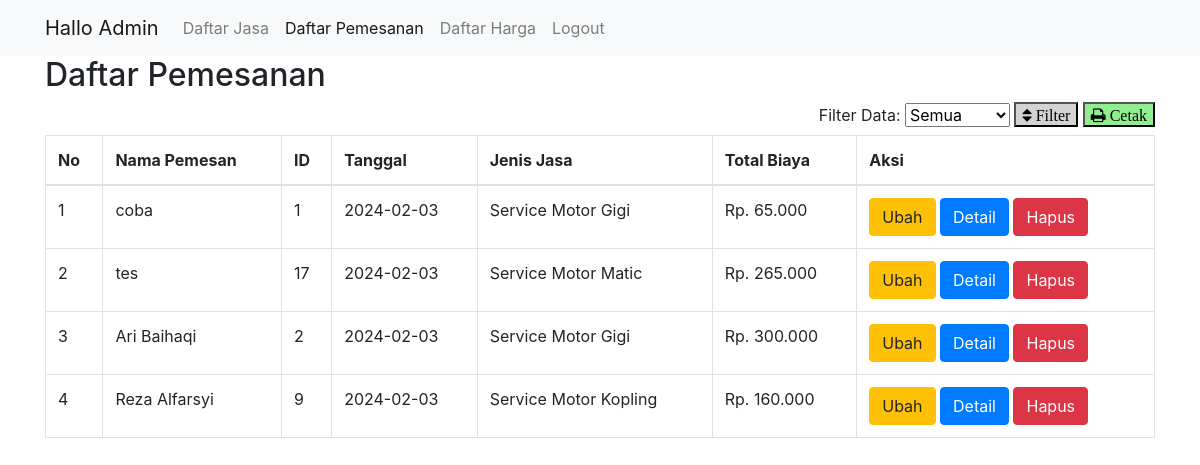
Page /admin/daftarpemesanan.php on the committed database.
### tables this page shows
CREATE TABLE `pemesanan` (
  `id_pemesanan` int(11) NOT NULL,
  `jenis_jasa` varchar(50) NOT NULL,
  `id_user` int(11) NOT NULL,
  `tanggal_pemesanan` date NOT NULL,
  `nama_pemesan` varchar(50) NOT NULL,
  `telepon_pemesan` varchar(15) NOT NULL,
  `alamat_pemesan` varchar(100) NOT NULL,
  `biaya_jasa` int(10) DEFAULT NULL,
  `biaya_tambahan` int(10) DEFAULT NULL,
  `total_biaya` int(10) DEFAULT NULL,
  `keterangan` varchar(100) DEFAULT NULL,
  `tanggal_datang` date NOT NULL,
  `status_pemesanan` varchar(25) NOT NULL DEFAULT 'Pesanan Diterima',
  `id_oli` int(3) DEFAULT NULL,
  `id_servis` int(3) DEFAULT NULL,
  `id_cek` int(3) DEFAULT NULL,
  `id_sparepart` int(3) DEFAULT NULL
);

### admin/daftarpemesanan.php (the view, shortened to what this page needs)
<?php
$koneksi = new mysqli("localhost","root","","mservis");
$whereClause = '';
$ambil = $koneksi->query("SELECT * FROM pemesanan" . $whereClause);
?>
<!doctype html>
<html lang="en">
  <head>
    <link rel="stylesheet" href="https://maxcdn.bootstrapcdn.com/bootstrap/4.0.0/css/bootstrap.min.css">
    <link rel="stylesheet"
            href="https://cdnjs.cloudflare.com/ajax/libs/font-awesome/4.7.0/css/font-awesome.min.css">
  </head>
  <body>
  <nav class="navbar navbar-expand-lg navbar-light bg-light">
    <div class="container">
        <a class="navbar-brand" href="index.php">Hallo Admin</a>
        <div class="collapse navbar-collapse" id="navbarNavAltMarkup">
            <div class="navbar-nav">
                <a class="nav-item nav-link" href="index.php">Daftar Jasa <span class="sr-only">(current)</span></a>
                <a class="nav-item nav-link active" href="#">Daftar Pemesanan</a>
                  <a class="nav-item nav-link" href="daftarharga.php">Daftar Harga</a>
                <a class="nav-item nav-link" href="logoutadmin.php">Logout</a>
            </div>
        </div>
    </div>
    </nav>
    <div class="container con-admin">
    <h2 class="hide-on-print"> Daftar Pemesanan</h2>
    <form action="" method="GET" class="hide-on-print" style="text-align: right;">
            <label for="bulan">Filter Data:</label>
            <select name="bulan" id="bulan">
                <option value="semua">Semua</option>
            </select>
            <button type="submit" class="fa fa-sort" style="background-color: lightgrey; height: 25px;"> Filter</button>
            <button type="button" class="fa fa-print" style="background-color: lightgreen; height: 25px;" onclick="cetakPDF()"> Cetak</button>
        </form>
        <table class="table table-bordered">
            <thead>
                <tr>
                    <th>No</th>
                    <th>Nama Pemesan</th>
                    <th>ID</th>
                    <th>Tanggal</th>
                    <th>Jenis Jasa</th>
                    <th>Total Biaya</th>
                    <th class="hide-on-print">Aksi</th>
                </tr>
            </thead>
            <tbody>
                <?php $nomor = 1;?>
                <?php while($pecah = $ambil->fetch_assoc()){; ?>
                <tr>
                    <td><?php echo $nomor; ?></td>
                    <td><?php echo $pecah['nama_pemesan']; ?></td>
                    <td><?php echo $pecah['id_user']; ?></td>
                    <td><?php echo $pecah['tanggal_pemesanan']; ?></td>
                    <td><?php echo $pecah['jenis_jasa']; ?></td>
                    <td>Rp. <?php echo number_format($pecah['total_biaya'], 0, ',', '.'); ?></td>
                    <td class="hide-on-print">
                    <a href="totalbiaya.php?id=<?php echo $pecah['id_pemesanan'];?>" class="btn btn-warning">Ubah</a>
                    <a href="detail.php?id=<?php echo $pecah['id_pemesanan'];?>" class="btn btn-primary">Detail</a>
                    <a href="hapuspesanan.php?id=<?php echo $pecah['id_pemesanan'] ?>" class="btn btn-danger">Hapus</a>
                    </td>
                </tr>
                <?php $nomor++;?>
                <?php } ?>
            </tbody>
        </table>
        </div>
  </body>
</html>

### rows in the picture
pemesanan: nama_pemesan "coba", id_user "1", tanggal_pemesanan "2024-02-03", jenis_jasa "Service Motor Gigi", total_biaya "65.000"
pemesanan: nama_pemesan "tes", id_user "17", tanggal_pemesanan "2024-02-03", jenis_jasa "Service Motor Matic", total_biaya "265.000"
pemesanan: nama_pemesan "Ari Baihaqi", id_user "2", tanggal_pemesanan "2024-02-03", jenis_jasa "Service Motor Gigi", total_biaya "300.000"
pemesanan: nama_pemesan "Reza Alfarsyi", id_user "9", tanggal_pemesanan "2024-02-03", jenis_jasa "Service Motor Kopling", total_biaya "160.000"
